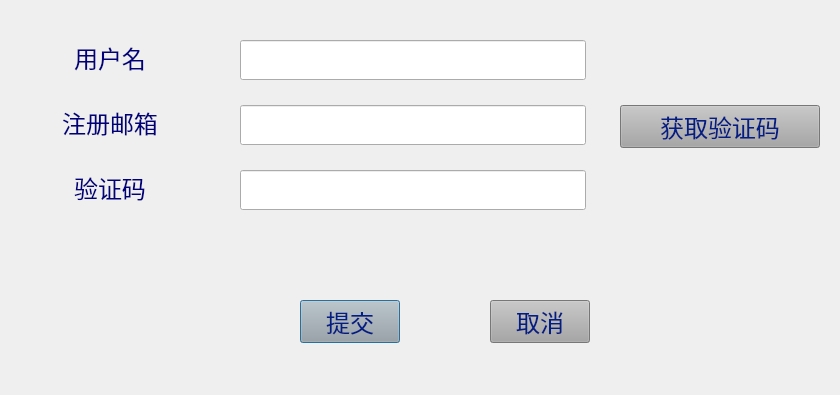
<?xml version="1.0" encoding="UTF-8"?>
<ui version="4.0">
 <class>Forget_Password</class>
 <widget class="QDialog" name="Forget_Password">
  <property name="geometry">
   <rect>
    <x>0</x>
    <y>0</y>
    <width>840</width>
    <height>395</height>
   </rect>
  </property>
  <property name="maximumSize">
   <size>
    <width>840</width>
    <height>395</height>
   </size>
  </property>
  <property name="windowTitle">
   <string>忘记密码</string>
  </property>
  <property name="styleSheet">
   <string notr="true">QDialog{

background-image:
	 url(:/new/prefix1/picture/water_zhu_heibai.jpg)
}</string>
  </property>
  <widget class="QPushButton" name="forget_submit_btn">
   <property name="geometry">
    <rect>
     <x>300</x>
     <y>300</y>
     <width>100</width>
     <height>43</height>
    </rect>
   </property>
   <property name="font">
    <font>
     <family>宋体</family>
     <pointsize>18</pointsize>
     <weight>50</weight>
     <italic>false</italic>
     <bold>false</bold>
     <strikeout>false</strikeout>
    </font>
   </property>
   <property name="toolTip">
    <string>&lt;html&gt;&lt;head/&gt;&lt;body&gt;&lt;p&gt;&lt;span style=&quot; font-size:20pt;&quot;&gt;提交验证信息&lt;/span&gt;&lt;/p&gt;&lt;/body&gt;&lt;/html&gt;</string>
   </property>
   <property name="styleSheet">
    <string notr="true">QPushButton
{
background-color:rgb(166,166,166);
color:rgb(0,30,131);
}

QPushButton:hover
{
background-color:rgb(239,239,239);
color:back;
}</string>
   </property>
   <property name="text">
    <string>提交</string>
   </property>
  </widget>
  <widget class="QLabel" name="forget_username_label">
   <property name="geometry">
    <rect>
     <x>10</x>
     <y>40</y>
     <width>200</width>
     <height>36</height>
    </rect>
   </property>
   <property name="text">
    <string>&lt;html&gt;&lt;head/&gt;&lt;body&gt;&lt;p align=&quot;center&quot;&gt;&lt;span style=&quot; font-size:18pt; color:#00007f;&quot;&gt;用户名&lt;/span&gt;&lt;/p&gt;&lt;/body&gt;&lt;/html&gt;</string>
   </property>
  </widget>
  <widget class="QLineEdit" name="forget_username_edit">
   <property name="geometry">
    <rect>
     <x>240</x>
     <y>40</y>
     <width>346</width>
     <height>40</height>
    </rect>
   </property>
   <property name="font">
    <font>
     <pointsize>14</pointsize>
    </font>
   </property>
   <property name="styleSheet">
    <string notr="true">QLineEdit
{
color:rgb(0,0,127);
}</string>
   </property>
   <property name="clearButtonEnabled">
    <bool>true</bool>
   </property>
  </widget>
  <widget class="QLabel" name="forget_verification_code_label">
   <property name="geometry">
    <rect>
     <x>10</x>
     <y>170</y>
     <width>200</width>
     <height>36</height>
    </rect>
   </property>
   <property name="text">
    <string>&lt;html&gt;&lt;head/&gt;&lt;body&gt;&lt;p align=&quot;center&quot;&gt;&lt;span style=&quot; font-size:18pt; color:#00007f;&quot;&gt;验证码&lt;/span&gt;&lt;/p&gt;&lt;/body&gt;&lt;/html&gt;</string>
   </property>
  </widget>
  <widget class="QLineEdit" name="forget_email_edit">
   <property name="geometry">
    <rect>
     <x>240</x>
     <y>105</y>
     <width>346</width>
     <height>40</height>
    </rect>
   </property>
   <property name="font">
    <font>
     <pointsize>14</pointsize>
    </font>
   </property>
   <property name="styleSheet">
    <string notr="true">QLineEdit
{
color:rgb(0,0,127);
}</string>
   </property>
   <property name="clearButtonEnabled">
    <bool>true</bool>
   </property>
  </widget>
  <widget class="QLineEdit" name="forget_verification_code_edit">
   <property name="geometry">
    <rect>
     <x>240</x>
     <y>170</y>
     <width>346</width>
     <height>40</height>
    </rect>
   </property>
   <property name="font">
    <font>
     <pointsize>14</pointsize>
    </font>
   </property>
   <property name="styleSheet">
    <string notr="true">QLineEdit
{
color:rgb(0,0,127);
}</string>
   </property>
   <property name="clearButtonEnabled">
    <bool>true</bool>
   </property>
  </widget>
  <widget class="QPushButton" name="forget_cancle_btn">
   <property name="geometry">
    <rect>
     <x>490</x>
     <y>300</y>
     <width>100</width>
     <height>43</height>
    </rect>
   </property>
   <property name="font">
    <font>
     <family>宋体</family>
     <pointsize>18</pointsize>
     <weight>50</weight>
     <italic>false</italic>
     <bold>false</bold>
     <strikeout>false</strikeout>
    </font>
   </property>
   <property name="toolTip">
    <string>&lt;html&gt;&lt;head/&gt;&lt;body&gt;&lt;p&gt;&lt;span style=&quot; font-size:20pt;&quot;&gt;取消验证&lt;/span&gt;&lt;/p&gt;&lt;/body&gt;&lt;/html&gt;</string>
   </property>
   <property name="styleSheet">
    <string notr="true">QPushButton
{
background-color:rgb(166,166,166);
color:rgb(0,30,131);
}

QPushButton:hover
{
background-color:rgb(239,239,239);
color:back;
}</string>
   </property>
   <property name="text">
    <string>取消</string>
   </property>
  </widget>
  <widget class="QLabel" name="forget_email_label">
   <property name="geometry">
    <rect>
     <x>10</x>
     <y>105</y>
     <width>200</width>
     <height>36</height>
    </rect>
   </property>
   <property name="text">
    <string>&lt;html&gt;&lt;head/&gt;&lt;body&gt;&lt;p align=&quot;center&quot;&gt;&lt;span style=&quot; font-size:18pt; color:#00007f;&quot;&gt;注册邮箱&lt;/span&gt;&lt;/p&gt;&lt;/body&gt;&lt;/html&gt;</string>
   </property>
  </widget>
  <widget class="QPushButton" name="forget_get_verification_btn">
   <property name="geometry">
    <rect>
     <x>620</x>
     <y>105</y>
     <width>200</width>
     <height>43</height>
    </rect>
   </property>
   <property name="font">
    <font>
     <family>宋体</family>
     <pointsize>18</pointsize>
     <weight>50</weight>
     <italic>false</italic>
     <bold>false</bold>
     <strikeout>false</strikeout>
    </font>
   </property>
   <property name="toolTip">
    <string>&lt;html&gt;&lt;head/&gt;&lt;body&gt;&lt;p&gt;&lt;span style=&quot; font-size:20pt;&quot;&gt;邮箱获取验证码&lt;/span&gt;&lt;/p&gt;&lt;/body&gt;&lt;/html&gt;</string>
   </property>
   <property name="styleSheet">
    <string notr="true">QPushButton
{
background-color:rgb(166,166,166);
color:rgb(0,30,131);
}

QPushButton:hover
{
background-color:rgb(239,239,239);
color:back;
}</string>
   </property>
   <property name="text">
    <string>获取验证码</string>
   </property>
  </widget>
  <widget class="QLabel" name="forget_tooltip_label">
   <property name="geometry">
    <rect>
     <x>210</x>
     <y>235</y>
     <width>600</width>
     <height>45</height>
    </rect>
   </property>
  </widget>
 </widget>
 <resources>
  <include location="background.qrc"/>
 </resources>
 <connections/>
</ui>
